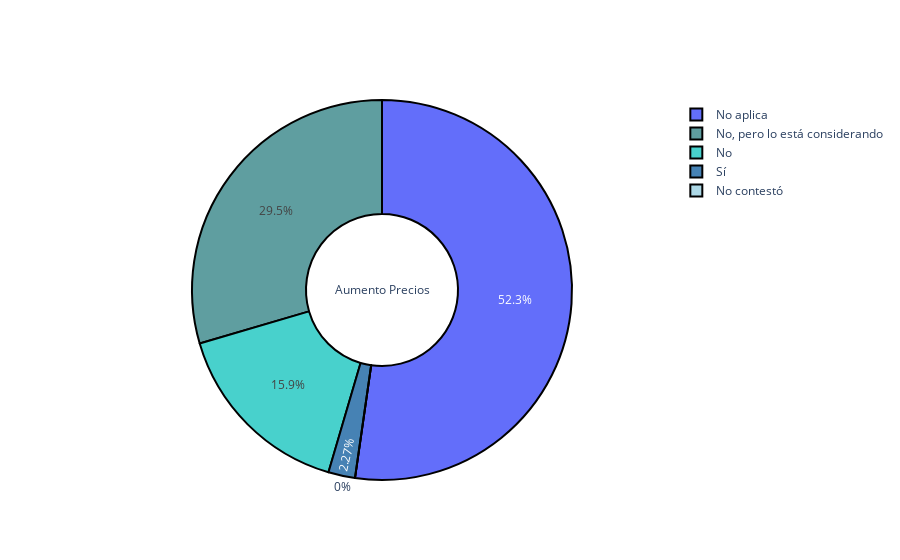

Write notebook code for a chart like this one.
### Code cell
si=0
no = 0
na=0
nc=0
cons=0
for i in range(0, len(df)):
    if df['aumento_precios'][i] == 'Sí':
        si += 1
    if df['aumento_precios'][i] == 'No':
        no += 1
    if df['aumento_precios'][i] == 'No aplica':
        na += 1
    if df['aumento_precios'][i] == 'No contesto':
        nc += 1
    if df['aumento_precios'][i] == 'No, pero lo estoy considerando':
        cons += 1
        

fig = po.Figure(data = [po.Pie(labels = ['Sí','No','No aplica','No contestó','No, pero lo está considerando'], 
                               values = [si, no,na,nc,cons] ,title = 'Aumento Precios',
                               hole=.4)])
colors = ['steelblue', 'mediumturquoise', 'paleturquoise3', 'lightblue','cadetblue' ]
fig.update_traces(marker=dict(colors=colors, line=dict(color='#000000', width=2)))
fig.show()

### Figure 1 — Plotly figure (JSON) as saved in the notebook; plotly's stock layout.template omitted (floating-point values rounded to 4 significant figures)
{"data": [{"hole": 0.4, "labels": ["Sí", "No", "No aplica", "No contestó", "No, pero lo está considerando"], "marker": {"colors": ["steelblue", "mediumturquoise", "paleturquoise3", "lightblue", "cadetblue"], "line": {"color": "#000000", "width": 2}}, "title": {"text": "Aumento Precios"}, "type": "pie", "values": [1, 7, 23, 0, 13]}], "layout": {}}
